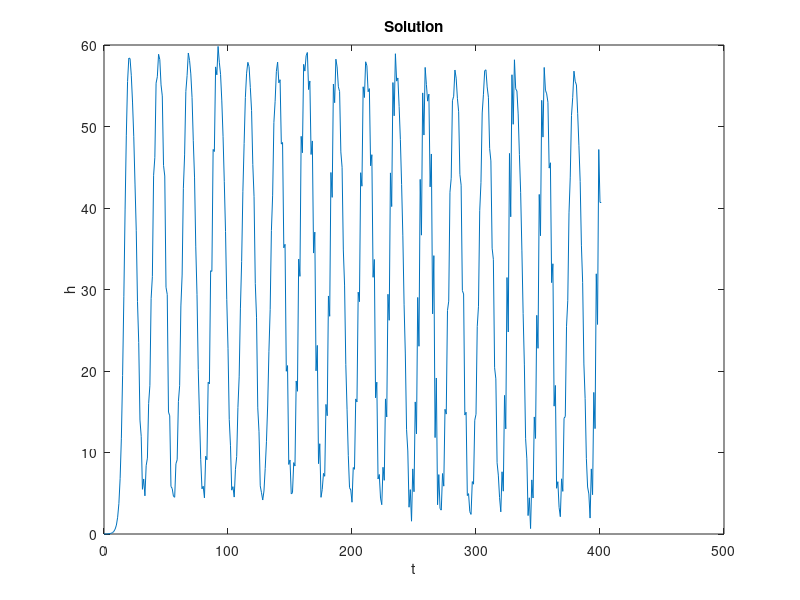

Recreate this plot in MATLAB.
clear; close all; clc;
tic
% initial
L=500;
f=0.02;
a=1000;
Hr=400;
V0=3.25996;
D=2;
g=9.81;

% mesh
nodes=200;
timesteps = 400;
dx=1;
dt=1; 

% lambda
lambdax=L/nodes;
lambdat=lambdax/a;
lambdau=a;
lambdah=a/g*lambdau;
lambdaf=1/(lambdat*lambdau);
ff=f/lambdaf;
HrHr=Hr/lambdah;
DD=D/lambdax;


% Derived inputs.
omega = dt/1;

% Initial conditions.
f0 = zeros(1,nodes);
f1 = zeros(1,nodes);
f2 = zeros(1,nodes);

k=1;
vv(k,1:nodes)=V0/lambdau;
hh(k,2:nodes)=HrHr;
hh(k,1)=HrHr;

% tmie
t=0;
time(k)=t;
% Main loop.
for iter = 1:timesteps
    
    % Collision.
    feq0 = 0;
    feq1 = vv(k,:)+hh(k,:)./2;
    feq2 = vv(k,:)-hh(k,:)./2; 

    R(1,1:nodes)=ff.*vv(k,:).*abs(vv(k,:))/(4*DD);

    f0=(1-omega)*f0+omega*feq0;
    f1 = (1-omega)*f1 + omega*feq1-R;
    f2 = (1-omega)*f2 + omega*feq2-R;
    % Streaming.
    f1(2:end) = f1(1:end-1);
    f2(1:end-1) = f2(2:end);
    % BC.
    f1(1)=HrHr+f2(1);
    f2(end)=vv(k,end)-f1(end)-f0(end);

    % Reconstruct solution.
    vv(k+1,:)= f0 + f1 + f2;
    hh(k+1,:)= f1 - f2;
    k=k+1;

    % time
    t=t+dt;
    time(k)=t;
end
vv(k+1,:) = f0 + f1 + f2;
hh(k+1,:) = f1 - f2;
t=t+dt;
time(k+1)=t;
time=time';
h=hh*lambdah;
v=vv*lambdau;
toc
% Plot results.
plot(time(:),hh(:,end-1))
title('Solution');
xlabel('t');
ylabel('h');